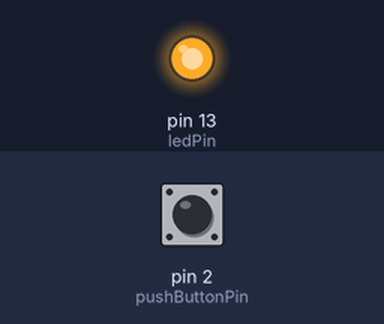
A sketch run on a simulated Arduino Uno, built with avr-gcc and run on an emulated ATmega328P. Parts: output pins drawn as LEDs (lit = HIGH). The inputs (shaded band) are chosen by the test bench; at power-on: pin 2 (pushButtonPin) LOW. What the sketch prints to the serial monitor is not drawn.

Above: at 1.2 s.
1.3 s: pin 2 (pushButtonPin) pulled HIGH for 0.15 s
At 1.38 s:
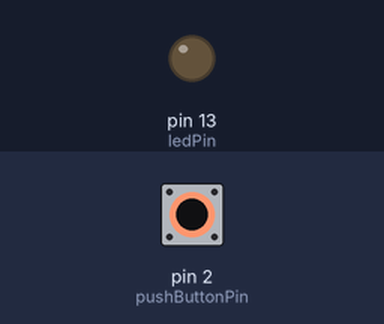
2.9 s: pin 2 (pushButtonPin) pulled HIGH for 3.2 s
At 6.9 s:
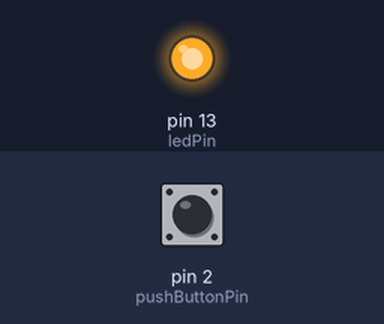
Timing chart, 0 to 8.4 s (numbered marks = the images above; inputs shaded):
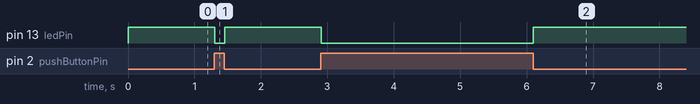

Measured:
- after the input at 1.3 s, pin 13 (ledPin): HIGH → LOW at once, → HIGH 0.15 s later
- after the input at 2.9 s, pin 13 (ledPin): HIGH → LOW at once, → HIGH 3.2 s later

The sketch:

Lab4_2.ino
```cpp
const int pushButtonPin = 2;
const int ledPin = 13;

void setup() {
  // put your setup code here, to run once:
  Serial.begin(9600);
  pinMode(pushButtonPin, INPUT);
  pinMode(ledPin, OUTPUT);
}

void loop() {
  // put your main code here, to run repeatedly:
  int buttonState = digitalRead(pushButtonPin);
  Serial.println(buttonState);
  int ledState = !buttonState;
  digitalWrite(ledPin, ledState);
}
```
